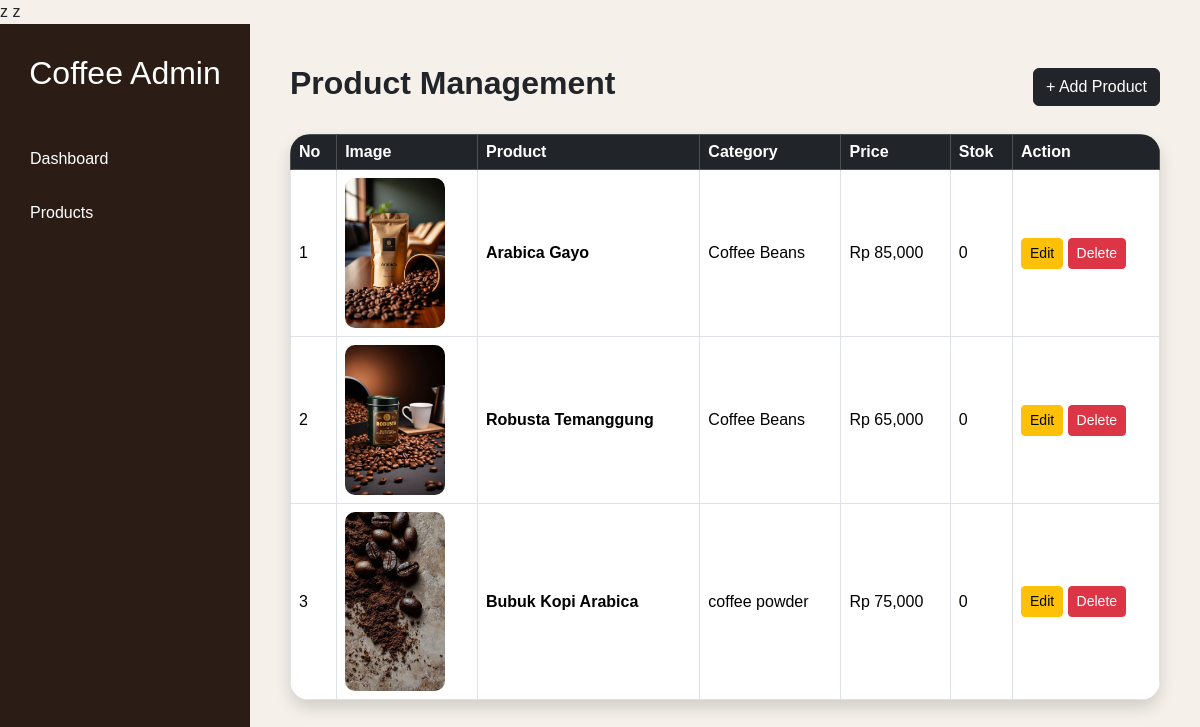
Page /admin/produk.php (signed in) on the committed database.
### tables this page shows
CREATE TABLE IF NOT EXISTS `produk` (
  `id` int NOT NULL AUTO_INCREMENT,
  `nama_produk` varchar(100) DEFAULT NULL,
  `deskripsi` text,
  `harga` int DEFAULT NULL,
  `gambar` varchar(255) DEFAULT NULL,
  `kategori` varchar(50) DEFAULT NULL,
  `harga_100` int DEFAULT NULL,
  `harga_200` int DEFAULT NULL,
  `harga_500` int DEFAULT NULL,
  `harga_1000` int DEFAULT NULL,
  `stok` int NOT NULL DEFAULT '0',
  PRIMARY KEY (`id`)
);

### admin/produk.php (the view, shortened to what this page needs)
<?php
include '../config/koneksi.php';
?>
<?php
include '../config/koneksi.php';
$data = mysqli_query($conn, "SELECT * FROM produk");
?>
<!DOCTYPE html>
<html lang="en">
<head>
    <link href="https://cdn.jsdelivr.net/npm/bootstrap@5.3.3/dist/css/bootstrap.min.css" rel="stylesheet">
</head>
<body>
<div class="sidebar">
    <h2>
        Coffee Admin
    </h2>
    <a href="dashboard.php">
        Dashboard
    </a>
    <a href="produk.php">
        Products
    </a>
</div>
<div class="content">
    <div class="d-flex justify-content-between align-items-center mb-4">
        <h2 class="fw-bold">
            Product Management
        </h2>
        <a href="tambah_produk.php" class="btn btn-dark">
            + Add Product
        </a>
    </div>
    <table class="table table-bordered align-middle shadow">
        <tr class="table-dark">
            <th>No</th>
            <th>Image</th>
            <th>Product</th>
            <th>Category</th>
            <th>Price</th>
            <th>Stok</th>
            <th>Action</th>
        </tr>
        <?php
        $no = 1;
        while($d = mysqli_fetch_array($data)){
        ?>
        <tr>
            <td><?php echo $no++; ?></td>
            <td>
                <img src="../assets/img/<?php echo $d['gambar']; ?>" width="100">
            </td>
            <td>
                <b><?php echo $d['nama_produk']; ?></b>
            </td>
            <td>
                <?php echo $d['kategori']; ?>
            </td>
            <td>
                Rp <?php echo number_format($d['harga']); ?>
            </td>
            <td>
                <?php echo $d['stok']; ?>
            </td>
            <td>
            <a
            href="edit_produk.php?id=<?php echo $d['id']; ?>"
            class="btn btn-warning btn-sm">
                Edit
            </a>
            <a
            href="../proses/hapus.php?id=<?php echo $d['id']; ?>"
            class="btn btn-danger btn-sm"
            onclick="return confirm('Hapus produk ini?')">
                Delete
            </a>
            </td>
        </tr>
        <?php } ?>
    </table>
</div>
</body>
</html>

### config/koneksi.php (shortened to what this page needs)
?>z

### admin/produk.php (style rules this page uses)
body { margin: 0; font-family: Arial; background-color: #f5f1ea; }
.sidebar { width: 250px; height: 100vh; background-color: #2b1d16; position: fixed; padding-top: 30px; }
.sidebar h2 { color: white; text-align: center; margin-bottom: 40px; }
.sidebar a { display: block; color: white; text-decoration: none; padding: 15px 30px; }
.content { margin-left: 250px; padding: 40px; }
table { background-color: white; border-radius: 20px; overflow: hidden; }
img { border-radius: 10px; }

### rows in the picture
produk: gambar (picture), nama_produk "Arabica Gayo", kategori "Coffee Beans", harga "85,000", stok "0"
produk: gambar (picture), nama_produk "Robusta Temanggung", kategori "Coffee Beans", harga "65,000", stok "0"
produk: gambar (picture), nama_produk "Bubuk Kopi Arabica", kategori "coffee powder", harga "75,000", stok "0"
